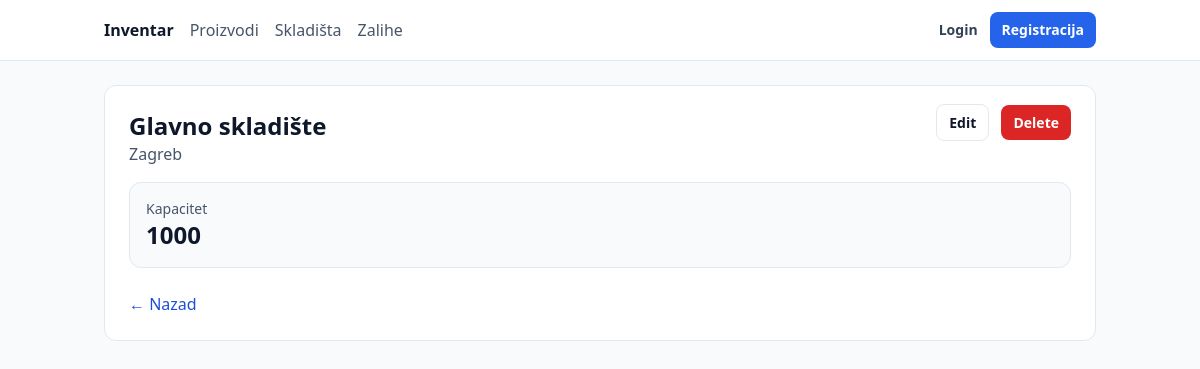
Page /warehouses/1/ on the committed database.
### inventory/models.py (models this page shows, shortened)
class Warehouse(models.Model):
    name = models.CharField(max_length=120)
    city = models.CharField(max_length=120)
    capacity = models.PositiveIntegerField()

### inventory/views.py (the view)
# urls.py: path("warehouses/<int:pk>/", views.WarehouseDetailView.as_view(), name="warehouse_detail"),
class WarehouseDetailView(DetailView):
    model = Warehouse
    template_name = "inventory/warehouse_detail.html"
    context_object_name = "warehouse"

### templates/inventory/warehouse_detail.html (shortened to what this page needs)
{% extends "base.html" %}
{% block content %}
  <div class="bg-white border border-slate-200 rounded-xl p-6">
    <div class="flex items-start justify-between gap-4">
      <div>
        <h1 class="text-2xl font-bold">{{ warehouse.name }}</h1>
        <p class="text-slate-600">{{ warehouse.city }}</p>
      </div>
      <div>
        <a class="px-3 py-2 rounded-lg border border-slate-200 bg-white hover:bg-slate-50 text-sm font-semibold mr-2"
           href="{% url 'warehouse_edit' warehouse.pk %}">Edit</a>
        <a class="px-3 py-2 rounded-lg bg-red-600 hover:bg-red-700 text-white text-sm font-semibold"
           href="{% url 'warehouse_delete' warehouse.pk %}">Delete</a>
      </div>
    </div>
    <div class="mt-4 bg-slate-50 border border-slate-200 rounded-xl p-4">
      <div class="text-slate-600 text-sm">Kapacitet</div>
      <div class="text-2xl font-bold">{{ warehouse.capacity }}</div>
    </div>
    <div class="mt-6">
      <a class="text-blue-700 hover:underline" href="{% url 'warehouse_list' %}">← Nazad</a>
    </div>
  </div>
{% endblock %}

### rows in the picture
Warehouse: name "Glavno skladište", city "Zagreb", capacity "1000"
